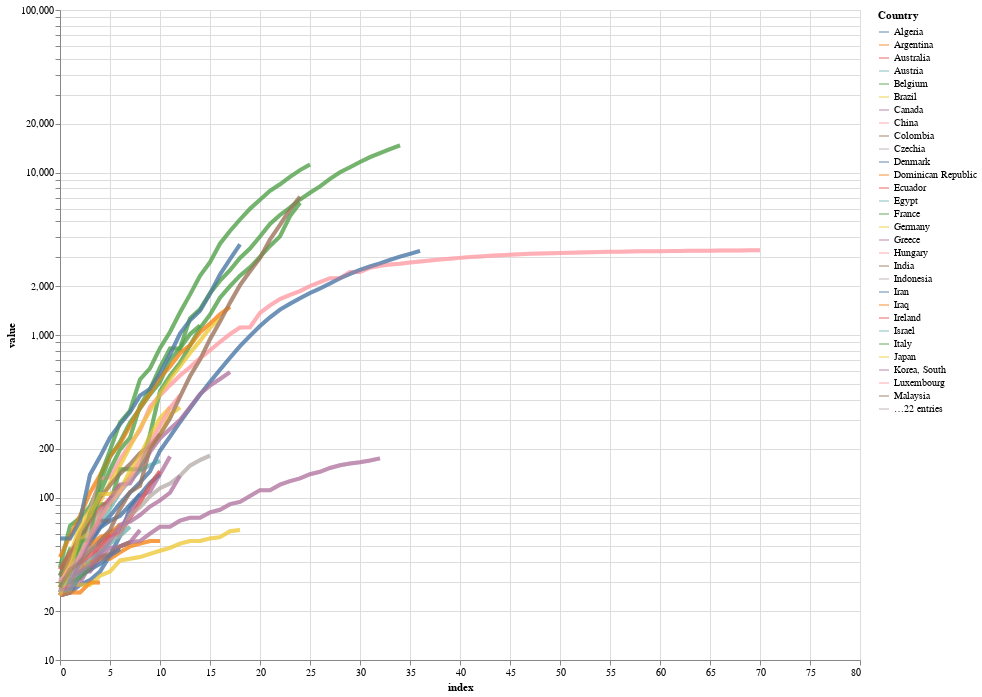

Notebook source saved alongside this figure:
### Code cell
dfq['Country'] = dfq['Country/Region']
selection = alt.selection_single(fields=['Country'])

color = alt.condition(selection,
                    alt.Color('Country:N'),
                    alt.value('lightgray'))

# altair plot with hover tool
base = alt.Chart(dfq).mark_line(strokeWidth=4, opacity=0.6).encode(
    x=alt.X('index'),
    y=alt.Y('value', scale=alt.Scale(type='log')),
    tooltip=['Country/Region:N', 'index','value']
).properties(
    width=800,
    height=650)


chart = base.encode(
  color=alt.condition(selection, 'Country:N', alt.value('lightgray'))
).add_selection(
  selection
)

overlay = base.encode(
    color='Country',
  opacity=alt.value(0.5),
  tooltip=['Country:N', 'Name:N']
).transform_filter(
  selection
)


chart + overlay

# check this out: https://github.com/altair-viz/altair/issues/1552

### Figure 1 — Vega-Lite specification as saved in the notebook (floating-point values rounded to 4 significant figures; data arrays with more than 128 entries replaced by an {"elided": "..."} marker saying what was removed)
{"config": {"view": {"continuousWidth": 400, "continuousHeight": 300}}, "layer": [{"mark": {"type": "line", "opacity": 0.6, "strokeWidth": 4}, "encoding": {"color": {"condition": {"type": "nominal", "field": "Country", "selection": "selector002"}, "value": "lightgray"}, "tooltip": [{"type": "nominal", "field": "Country/Region"}, {"type": "quantitative", "field": "index"}, {"type": "quantitative", "field": "value"}], "x": {"type": "quantitative", "field": "index"}, "y": {"type": "quantitative", "field": "value", "scale": {"type": "log"}}}, "height": 650, "selection": {"selector002": {"type": "single", "fields": ["Country"]}}, "width": 800}, {"mark": {"type": "line", "opacity": 0.6, "strokeWidth": 4}, "encoding": {"color": {"type": "nominal", "field": "Country"}, "opacity": {"value": 0.5}, "tooltip": [{"type": "nominal", "field": "Country"}, {"type": "nominal", "field": "Name"}], "x": {"type": "quantitative", "field": "index"}, "y": {"type": "quantitative", "field": "value", "scale": {"type": "log"}}}, "height": 650, "transform": [{"filter": {"selection": "selector002"}}], "width": 800}], "data": {"name": "data-21aba24973a51d89b483fdf22242835a"}, "$schema": "https://vega.github.io/schema/vega-lite/v4.8.1.json", "datasets": {"data-21aba24973a51d89b483fdf22242835a": {"elided": "3723 records"}}}
